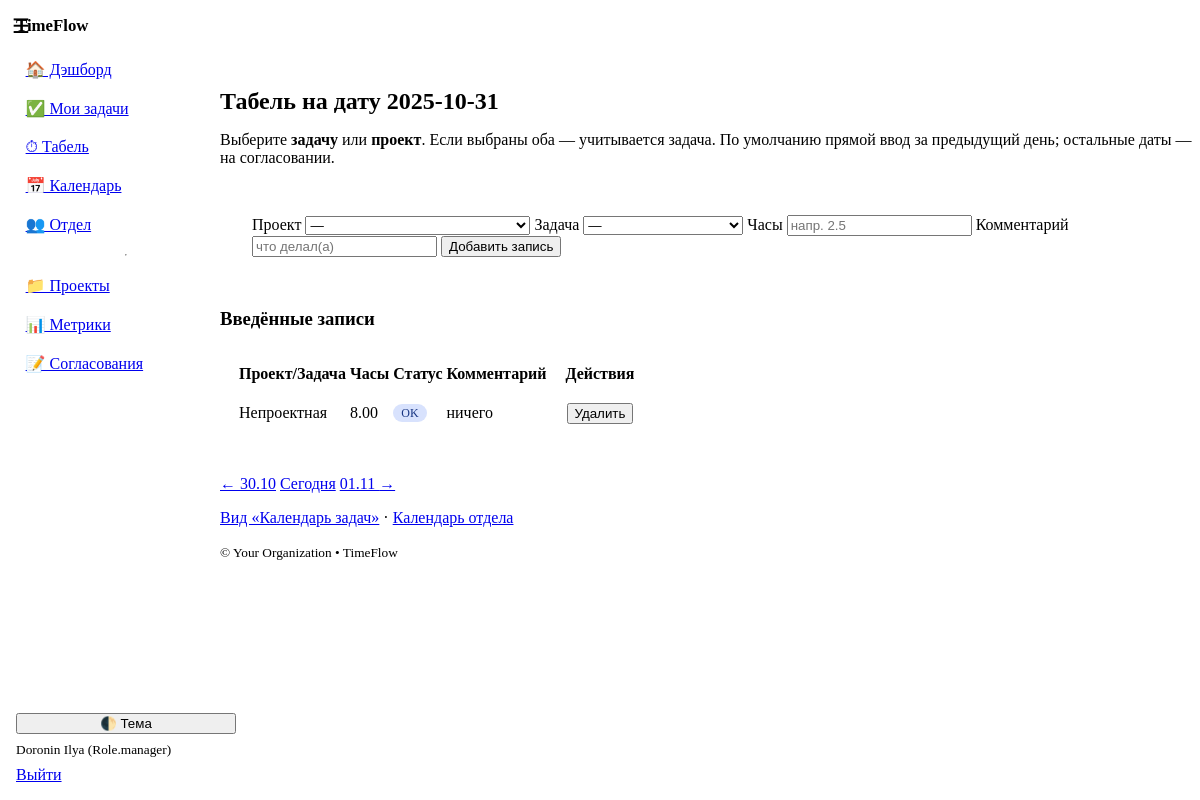
/timesheet (signed in), run on the app's committed database.
### models.py (models this page shows)
class User(Base):
    __tablename__ = "users"
    id: Mapped[int] = mapped_column(Integer, primary_key=True, index=True)
    username: Mapped[str] = mapped_column(String(50), unique=True, index=True)
    full_name: Mapped[str] = mapped_column(String(120))
    email: Mapped[str] = mapped_column(String(200), unique=True)
    department: Mapped[str] = mapped_column(String(120), default="")
    role: Mapped[Role] = mapped_column(Enum(Role), default=Role.employee)
    is_active: Mapped[bool] = mapped_column(Boolean, default=True)
    hashed_password: Mapped[str] = mapped_column(String(255))
    created_at: Mapped[dt.datetime] = mapped_column(DateTime, default=dt.datetime.utcnow)
    tasks: Mapped[list["Task"]] = relationship(
        "Task",
        back_populates="assignee",
        foreign_keys="Task.assignee_id",
    )
    time_entries: Mapped[list["TimeEntry"]] = relationship(
        "TimeEntry",
        back_populates="user",
        foreign_keys="TimeEntry.user_id",
    )
    member_projects: Mapped[list["ProjectMember"]] = relationship(backref="user", cascade="all, delete-orphan")

class TimeEntry(Base):
    __tablename__ = "time_entries"
    id: Mapped[int] = mapped_column(Integer, primary_key=True)
    user_id: Mapped[int] = mapped_column(ForeignKey("users.id"))
    task_id: Mapped[int | None] = mapped_column(ForeignKey("tasks.id"), nullable=True)
    date: Mapped[dt.date] = mapped_column(Date, index=True)
    hours: Mapped[float] = mapped_column(Float)
    notes: Mapped[str] = mapped_column(Text, default="")
    approved: Mapped[bool] = mapped_column(Boolean, default=True)  # if backfilled beyond policy, set False until approved
    locked: Mapped[bool] = mapped_column(Boolean, default=False)   # Admin can lock entries after payroll/period close
    entry_type: Mapped[str] = mapped_column(String(30), default="work")  # work/leave/admin_adjustment
    created_at: Mapped[dt.datetime] = mapped_column(DateTime, default=dt.datetime.utcnow)
    user: Mapped["User"] = relationship(back_populates="time_entries")
    task: Mapped["Task"] = relationship(back_populates="time_entries")
    project_id: Mapped[int | None] = mapped_column(ForeignKey("projects.id"), nullable=True)
    project: Mapped["Project"] = relationship("Project")

### app.py (the view)
@app.get("/timesheet", response_class=HTMLResponse)
def timesheet(request: Request, db: Session = Depends(get_db), user: User = Depends(get_current_user), date: str | None = None):
    d = dt.date.fromisoformat(date) if date else (dt.date.today() - dt.timedelta(days=1))
    entries = db.scalars(select(TimeEntry).where(TimeEntry.user_id == user.id, TimeEntry.date == d).order_by(TimeEntry.created_at)).all()
    tasks = db.scalars(select(Task).where(Task.assignee_id == user.id).order_by(Task.title)).all()
    projects = allowed_projects_for(user, db)
    return templates.TemplateResponse("timesheet.html", {
        "request": request, "user": user, "date": d, "entries": entries,
        "tasks": tasks, "projects": projects,
        "allow_backfill_days": ALLOW_BACKFILL_DAYS, "app_name": APP_NAME
    })

### templates/timesheet.html (shortened to what this page needs)
{% extends "base.html" %}
{% block content %}
  {% set prev = date - datetime.timedelta(days=1) %}
  {% set next = date + datetime.timedelta(days=1) %}
  <h2>Табель на дату {{ date.isoformat() }}</h2>
  <p class="muted">Выберите <strong>задачу</strong> или <strong>проект</strong>. Если выбраны оба — учитывается задача. По умолчанию прямой ввод за предыдущий день; остальные даты — на согласовании.</p>
  <article>
    <form method="post" action="/timesheet/add" class="grid">
      <label>Проект
        <select name="project_id">
          <option value="">—</option>
        </select>
      </label>
      <label>Задача
        <select name="task_id">
          <option value="">—</option>
        </select>
      </label>
      <label>Часы
        <input type="number" name="hours" step="0.25" min="0" required placeholder="напр. 2.5">
      </label>
      <label>Комментарий
        <input type="text" name="notes" placeholder="что делал(а)">
      </label>
      <button type="submit">Добавить запись</button>
    </form>
  </article>
  <h3>Введённые записи</h3>
  <table class="sticky-table">
    <thead><tr><th>Проект/Задача</th><th>Часы</th><th>Статус</th><th>Комментарий</th><th>Действия</th></tr></thead>
    <tbody>
      {% for e in entries %}
      <tr>
        <td>
          {% if e.task %}
            {{ e.task.project.code if e.task.project else "—" }} — {{ e.task.title }}
          {% elif e.project %}
            {{ e.project.code }} — (без задачи)
          {% else %}
            Непроектная
          {% endif %}
        </td>
        <td>{{ '%.2f'|format(e.hours) }}</td>
        <td>{% if e.approved %}<span class="badge status-done">OK</span>{% else %}<span class="badge status-waiting">на согласовании</span>{% endif %}</td>
        <td>{{ e.notes }}</td>
        <td>
          {% if not e.locked %}
          <form method="post" action="/timesheet/delete">
            <button type="submit" class="secondary">Удалить</button>
          </form>
          {% else %}—{% endif %}
        </td>
      </tr>
      {% endfor %}
    </tbody>
  </table>
  <nav class="pager">
    <a href="/timesheet?date={{ prev.isoformat() }}" class="contrast">← {{ prev.strftime("%d.%m") }}</a>
    <a href="/timesheet?date={{ datetime.date.today().isoformat() }}" class="secondary">Сегодня</a>
    {% if date < datetime.date.today() %}
      <a href="/timesheet?date={{ next.isoformat() }}" class="contrast">{{ next.strftime("%d.%m") }} →</a>
    {% endif %}
  </nav>
  <p><a href="/timesheet/grid">Вид «Календарь задач»</a> · <a href="/calendar/team">Календарь отдела</a></p>
{% endblock %}

### templates/base.html (shortened to what this page needs)
<!doctype html>
<html lang="ru" data-theme="light">
<head>
  <link rel="stylesheet" href="https://cdn.jsdelivr.net/npm/@picocss/pico@1/css/pico.min.css">
  <link rel="stylesheet" href="/static/theme.css">
</head>
<body class="layout">
  <aside class="sidebar">
    <div class="brand">
      <strong>{{ app_name }}</strong>
    </div>
    <nav class="menu">
      <a href="/dashboard">🏠 Дэшборд</a>
      <a href="/tasks?mine=1">✅ Мои задачи</a>
      <a href="/timesheet">⏱ Табель</a>
      <a href="/leaves">📅 Календарь</a>
      <a href="/team">👥 Отдел</a>
      {% if user and (user.role in ['manager','admin']) %}
        <hr>
        <a href="/projects">📁 Проекты</a>
        <a href="/metrics">📊 Метрики</a>
        <a href="/admin/approvals">📝 Согласования</a>
      {% endif %}
    </nav>
    <div class="sidebar-bottom">
      <button class="contrast full" onclick="toggleTheme()">🌓 Тема</button>
      {% if user %}
        <small class="muted">{{ user.full_name }} ({{ user.role }})</small>
        <a href="/auth/logout" class="secondary full">Выйти</a>
      {% endif %}
    </div>
  </aside>
  <header class="topbar">
    <label for="nav-toggle" class="burger" aria-label="Открыть меню">☰</label>
  </header>
  <main class="content container">
    {% block content %}{% endblock %}
  </main>
  <footer class="container footer-note">
    <small>&copy; {{ org_name if org_name is defined else '' }} • {{ app_name }}</small>
  </footer>
</body>
</html>

### static/theme.css (style rules this page uses)
:root { --sidebar-w: 220px; --topbar-h: 52px; --pico-border-radius: 12px; --tf-critical: hsl(0 75% 45%); --tf-badge-green-bg: hsl(148 58% 88%); --tf-badge-green-fg: hsl(148 45% 24%); --tf-badge-amber-bg: hsl(40 95% 90%); --tf-badge-amber-fg: hsl(28 65% 28%); --tf-badge-red-bg: hsl(3 80% 92%); --tf-badge-red-fg: hsl(3 70% 35%); --tf-badge-blue-bg: hsl(224 90% 92%); --tf-badge-blue-fg: hsl(224 70% 30%); --tf-badge-gray-bg: hsl(210 16% 90%); --tf-badge-gray-fg: hsl(210 12% 30%); }
.layout { display: contents; }
.sidebar { position: fixed; inset: 0 auto 0 0; width: var(--sidebar-w); background: var(--pico-card-background-color); border-right: 1px solid var(--pico-muted-border-color); padding: 1rem; display: flex; flex-direction: column; gap: 1rem; transform: translateX(-100%); transition: transform .2s ease; z-index: 1000; }
.brand { font-size: 1.05rem; white-space: nowrap; overflow: hidden; text-overflow: ellipsis; }
.menu { display: flex; flex-direction: column; gap: .25rem; }
.menu a { padding: .5rem .6rem; border-radius: 8px; }
.sidebar-bottom { margin-top: auto; display: grid; gap: .5rem; }
.full { width: 100%; }
.muted { color: var(--pico-muted-color); }
.topbar { position: fixed; top: 0; left: 0; right: 0; height: var(--topbar-h); display: flex; align-items: center; gap: .5rem; padding: 0 .75rem; background: var(--pico-background-color); border-bottom: 1px solid var(--pico-muted-border-color); z-index: 1100; }
.burger { font-size: 1.25rem; cursor: pointer; user-select: none; }
.content { padding-top: calc(var(--topbar-h) + 1rem); }
.container.content > * { margin-bottom: 1rem; }
.container.content article, .container.content table, .container.content form { background: var(--pico-card-background-color); border: 1px solid var(--pico-muted-border-color); border-radius: var(--pico-border-radius); padding: 1rem; }
.sticky-table thead th { position: sticky; top: var(--topbar-h); background: var(--pico-card-background-color); z-index: 5; }
.badge { padding: .15rem .5rem; border-radius: 999px; font-size: .75rem; line-height: 1.6; }
.status-done { background: var(--tf-badge-blue-bg); color: var(--tf-badge-blue-fg); }
@media (min-width: 992px) { .sidebar { transform: translateX(0); } }
@media (min-width: 992px) { .topbar { left: 0; } }
@media (min-width: 992px) { .content, .footer-note { margin-left: var(--sidebar-w); } }

### data on the page
User: full_name "Doronin Ilya", role "Role.manager"
TimeEntry: hours "8.00", approved "OK", notes "ничего"

### other printed values
{{ app_name }} "TimeFlow"
{{ date.isoformat() }} "2025-10-31"
{{ prev.strftime("%d.%m") }} "30.10"
{{ next.strftime("%d.%m") }} "01.11"
{{ org_name if org_name is defined else '' }} "Your Organization"
